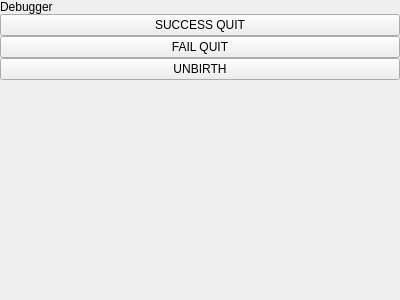
<?xml version="1.0" encoding="UTF-8"?>
<ui version="4.0">
 <class>Debugger</class>
 <widget class="QWidget" name="Debugger">
  <property name="geometry">
   <rect>
    <x>0</x>
    <y>0</y>
    <width>400</width>
    <height>300</height>
   </rect>
  </property>
  <property name="windowTitle">
   <string>Form</string>
  </property>
  <layout class="QVBoxLayout" name="verticalLayout">
   <property name="spacing">
    <number>0</number>
   </property>
   <property name="leftMargin">
    <number>0</number>
   </property>
   <property name="topMargin">
    <number>0</number>
   </property>
   <property name="rightMargin">
    <number>0</number>
   </property>
   <property name="bottomMargin">
    <number>0</number>
   </property>
   <item>
    <widget class="QLabel" name="label">
     <property name="text">
      <string>Debugger</string>
     </property>
    </widget>
   </item>
   <item>
    <widget class="QPushButton" name="pushButtonQuitSuccess">
     <property name="text">
      <string>SUCCESS QUIT</string>
     </property>
    </widget>
   </item>
   <item>
    <widget class="QPushButton" name="pushButtonQuitFail">
     <property name="text">
      <string>FAIL QUIT</string>
     </property>
    </widget>
   </item>
   <item>
    <widget class="QPushButton" name="pushButtonUnbirth">
     <property name="text">
      <string>UNBIRTH</string>
     </property>
    </widget>
   </item>
   <item>
    <spacer name="verticalSpacer">
     <property name="orientation">
      <enum>Qt::Vertical</enum>
     </property>
     <property name="sizeHint" stdset="0">
      <size>
       <width>20</width>
       <height>40</height>
      </size>
     </property>
    </spacer>
   </item>
  </layout>
 </widget>
 <resources/>
 <connections/>
</ui>
